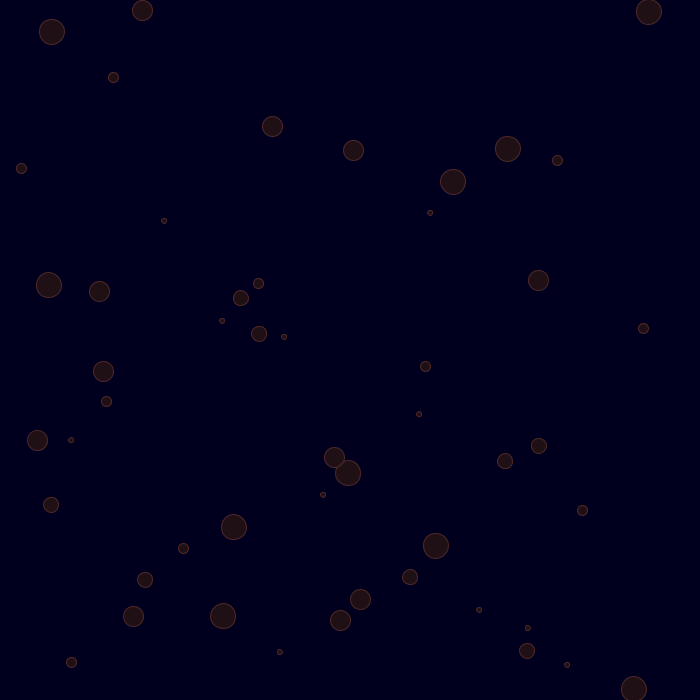
Frame 1 (no input)
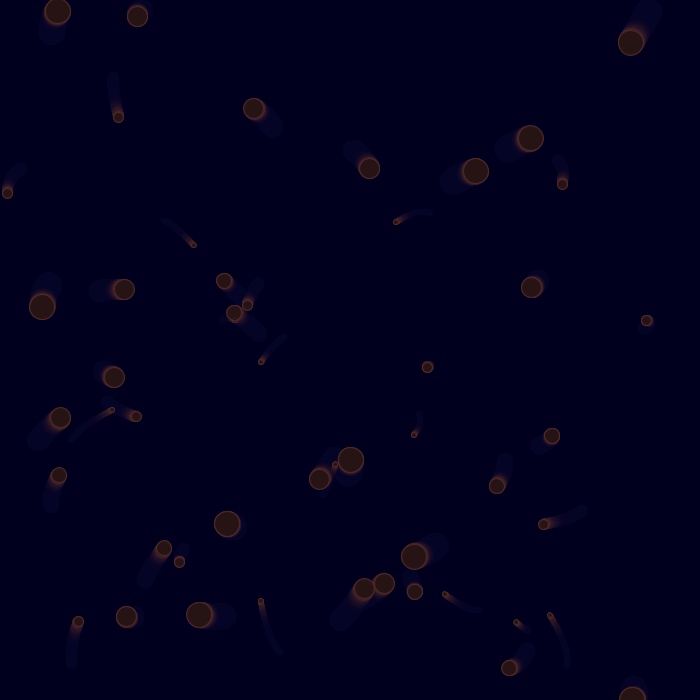
Frame 60 (the mouse pressed at the canvas centre just before this capture)
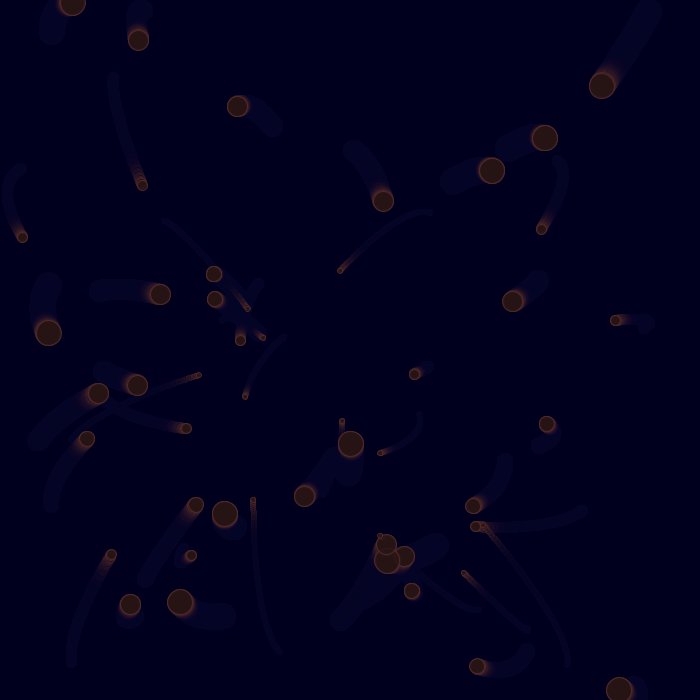
Frame 120 (the mouse held since frame 60 and released just before this capture)

The Processing sketch that drew these frames (run headless with seeded random() and noise(); from frame 60 on, the mouse is pressed at the canvas centre):

// Processing sketch: processing_113298
// ── processing_113298.pde

ArrayList<Planeta> Planetas;
int i, j;
int mmax=5;
float fmax=0.00001;
float dist, f;
float velmax=0.01;

void setup()
{
  size(700, 700);
  background(0, 0, 30);
  Planetas=new ArrayList<Planeta>();
  while(Planetas.size()<50)
  {
    Planetas.add(new Planeta());
  }
}

void draw()
{
  fill(0, 0, 30, 30);
  noStroke();
  rect(0, 0, width, height);
  stroke(80, 40, 40);
  for(i=0; i<Planetas.size(); i=i+1)
  {
    Planetas.get(i).mover();
  }
}

class Planeta
{
  PVector pos;
  PVector vel;
  PVector acel;
  int m;
  
  Planeta()
  {
    pos=new PVector(random(width), random(height));
    vel=new PVector(random(-velmax, velmax), random(-velmax, velmax));
    acel=new PVector(0, 0);
    m=ceil(random(mmax));
  }
  
  void mover()
  {
    for(j=0; j<Planetas.size(); j=j+1)
    {
      if(j!=i)
      {
        acel.set(Planetas.get(j).pos);
        dist=acel.dist(pos);
        f=(m*Planetas.get(j).m)/(sq(dist));
        if(f>fmax)
        {
          f=fmax;
        }
        acel.sub(pos);
        acel.normalize();
        acel.mult(f/m);
        vel.add(acel);
        pos.add(vel);
      }
    }
    if(pos.x<0)
    {
      pos.x=0;
      vel.x=-0.5*vel.x;
    }
    if(pos.x>width)
    {
      pos.x=width;
      vel.x=-0.5*vel.x;
    }
    if(pos.y<0)
    {
      pos.y=0;
      vel.y=-0.5*vel.y;
    }
    if(pos.y>height)
    {
      pos.y=height;
      vel.y=-0.5*vel.y;
    }
    fill(40, 20, 20, 200);
    ellipse(pos.x, pos.y, 5*m, 5*m);
  }
}
